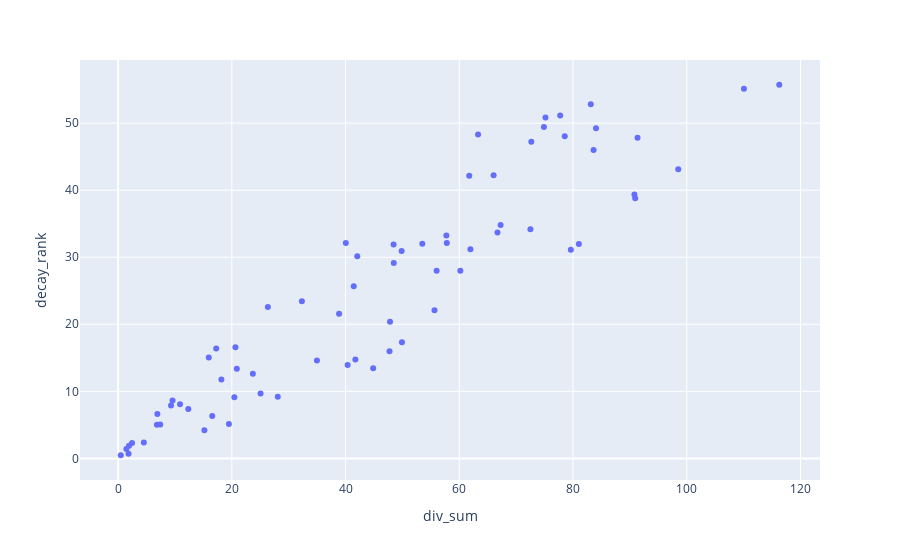

The cell this chart's notebook holds for it:
### Code cell
fig = px.scatter(rank_df, x = 'div_sum', y = 'decay_rank', hover_data='ticker')
fig.show()

### Figure 1 — Plotly figure (JSON) as saved in the notebook; plotly's stock layout.template omitted (floating-point values rounded to 4 significant figures)
{"data": [{"customdata": [["DELI"], ["ASTR"], ["CBOM"], ["YDEX"], ["LEAS"], ["TCSG"], ["SMLT"], ["SVCB"], ["KMAZ"], ["POSI"], ["RENI"], ["SGZH"], ["ABRD"], ["RUAL"], ["EUTR"], ["VTBR"], ["MDMG"], ["ETLN"], ["AFLT"], ["PIKK"], ["AQUA"], ["RASP"], ["SNGS"], ["PLZL"], ["FLOT"], ["AFKS"], ["NVTK"], ["TGKA"], ["HYDR"], ["BELU"], ["MVID"], ["IRAO"], ["MTLRP"], ["SELG"], ["ELFV"], ["AGRO"], ["UPRO"], ["ROSN"], ["MGNT"], ["OGKB"], ["FEES"], ["SBER"], ["MOEX"], ["MAGN"], ["SBERP"], ["MSNG"], ["ALRS"], ["TRNFP"], ["RTKM"], ["BSPB"], ["MRKC"], ["GAZP"], ["BANE"], ["RTKMP"], ["LKOH"], ["TATN"], ["SIBN"], ["PHOR"], ["TRMK"], ["GMKN"], ["LSRG"], ["TATNP"], ["LSNGP"], ["MRKP"], ["NMTP"], ["NLMK"], ["BANEP"], ["CHMF"], ["MTSS"], ["SNGSP"]], "hovertemplate": "div_sum=%{x}<br>decay_rank=%{y}<br>ticker=%{customdata[0]}<extra></extra>", "legendgroup": "", "marker": {"color": "#636efa", "symbol": "circle"}, "mode": "markers", "name": "", "orientation": "v", "showlegend": false, "type": "scatter", "x": [0.47, 1.46, 1.84, 1.93, 2.46, 4.53, 6.83, 6.91, 7.41, 9.31, 9.58, 10.9, 12.35, 15.18, 15.95, 16.56, 17.25, 18.17, 19.49, 20.45, 20.64, 20.88, 23.7, 25.06, 26.34, 28.08, 32.32, 34.97, 38.86, 40.05, 40.37, 41.44, 41.73, 42.06, 44.86, 47.73, 47.82, 48.45, 48.48, 49.86, 49.92, 53.5, 55.65, 56.02, 57.73, 57.81, 60.19, 61.75, 61.96, 63.31, 66.04, 66.72, 67.27, 72.51, 72.67, 74.89, 75.16, 77.75, 78.55, 79.62, 81.03, 83.13, 83.62, 84.05, 90.8, 90.94, 91.35, 98.51, 110.1, 116.3], "xaxis": "x", "y": [0.4668, 1.4, 0.6816, 1.899, 2.309, 2.383, 5.004, 6.612, 5.05, 7.899, 8.62, 8.09, 7.373, 4.189, 15.05, 6.326, 16.4, 11.76, 5.12, 9.106, 16.58, 13.37, 12.63, 9.668, 22.56, 9.193, 23.43, 14.59, 21.56, 32.13, 13.94, 25.66, 14.74, 30.13, 13.44, 15.99, 20.36, 31.91, 29.15, 30.94, 17.34, 32.01, 22.08, 28.0, 33.23, 32.12, 27.97, 42.15, 31.17, 48.31, 42.23, 33.68, 34.81, 34.17, 47.23, 49.41, 50.83, 51.16, 48.04, 31.13, 31.98, 52.83, 45.98, 49.22, 39.35, 38.79, 47.83, 43.11, 55.13, 55.73], "yaxis": "y"}], "layout": {"autosize": true, "legend": {"tracegroupgap": 0}, "margin": {"t": 60}, "xaxis": {"anchor": "y", "autorange": true, "domain": [0, 1], "range": [-6.615, 123.4], "title": {"text": "div_sum"}, "type": "linear"}, "yaxis": {"anchor": "x", "autorange": true, "domain": [0, 1], "range": [-3.812, 60.0], "title": {"text": "decay_rank"}, "type": "linear"}}}
